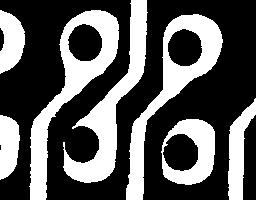
#> input picture input/pcb.jpg, 256 x 200 px
$ python proj.py
#> lines starting #> are read from the running program, lines starting #| are printed output that depends on the picture; after the words box and inside, x2 and y2 are one past the last pixel; in counts of white or black regions, pixels touching at a corner belong together; long printed decimals are rounded
### src/MathMorphology.py
import cv2
import numpy as np
from scipy import ndimage
from matplotlib import pyplot as plt
from cv2 import THRESH_OTSU
from cv2 import watershed

class MathMorphology:
    def __init__(self) -> None:
        pass

    # [9 lines left out: function fill, not called in this run]

    def q1(self):
        image = cv2.imread("input/pcb.jpg",0)
#> image is the input picture: shape (200, 256); min 0, max 255, mean 90.8
        cv2.imshow("00 - Imagem Original", image)

        #  Limiariza a imagem
        _,image = cv2.threshold(image,0,255,cv2.THRESH_BINARY+cv2.THRESH_OTSU)
#> image: shape (200, 256); 35.6% white; 7 white regions, largest, box (x1, y1, x2, y2) and area: (29, 10, 119, 200) 4431, (126, 14, 223, 200) 4143, (63, 0, 148, 183) 4133

        # Realiza um fechamento
        struct_element = cv2.getStructuringElement(cv2.MORPH_ELLIPSE,(15,15))
        closing = cv2.morphologyEx(image,cv2.MORPH_CLOSE,struct_element,iterations=2)
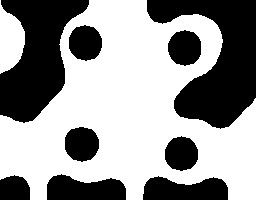
#> closing: shape (200, 256); 58.4% white; 9 black regions, largest, box (x1, y1, x2, y2) and area: (147, 0, 256, 129) 7451, (0, 0, 89, 123) 6252, (143, 176, 228, 200) 1614
        cv2.imshow("01 - fechamento",closing)
        cv2.imwrite("output/q1/01_fechamento.jpg",closing)

        # Preenche a imagem
        filled = (255 * (ndimage.binary_fill_holes(closing))).astype(np.uint8)
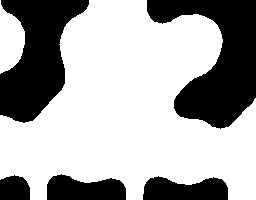
#> filled: shape (200, 256); 65.7% white; 5 black regions, box (x1, y1, x2, y2) and area: (147, 0, 256, 129) 7451, (0, 0, 89, 123) 6252, (143, 176, 228, 200) 1614, (47, 174, 126, 200) 1603, (0, 175, 30, 200) 655
        cv2.imshow("02 - preenchimento", filled)
        cv2.imwrite("output/q1/02_preenchimento.jpg",filled)

        diff = filled - closing
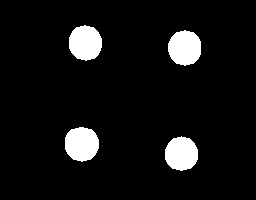
#> diff: shape (200, 256); 7.2% white; 4 white regions
        cv2.imshow("03 - Resultado",diff)
        cv2.imwrite("output/q1/03_Resultado.jpg",diff)

        hole,_=cv2.findContours(diff,cv2.RETR_TREE,cv2.CHAIN_APPROX_SIMPLE)
#> hole = 4 contours; box (x1, y1, x2, y2) and area: (65, 127, 99, 162) 896, (168, 30, 201, 66) 884, (69, 25, 102, 61) 881, (165, 136, 198, 171) 853
        print("Quantidade de buracos:",len(hole))
#| Quantidade de buracos: 4

        print("Diametro dos buracos:")
        for i in hole: print(np.sqrt(4*cv2.contourArea(i)/np.pi))
#> this loop made 4 passes
#| 32.956
#| 33.767
#| 33.549
#| 33.492

        cv2.waitKey(0)
        cv2.destroyAllWindows()

    # [73 lines left out: functions q2, q3, not called in this run]

### proj.py
from src.MathMorphology import MathMorphology
math = MathMorphology()

# _____________ Questao 01 _____________
math.q1()

# _____________ Questao 02 _____________
# math.q2()

# _____________ Questao 03 _____________
# math.q3()
